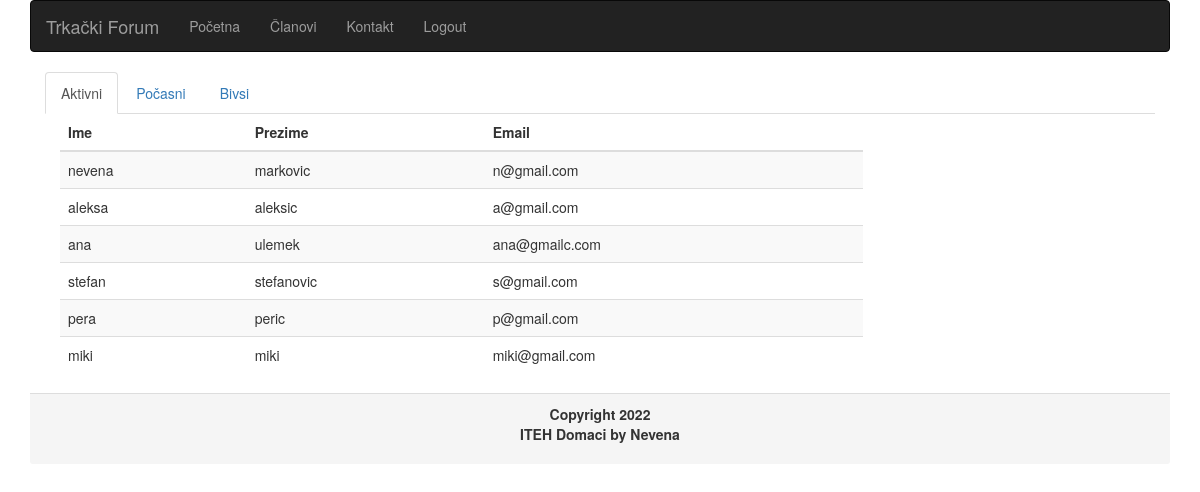
Screenshot of /clanovi.php with the database file from the repository.
### tables this page shows
CREATE TABLE `clanovi` (
  `id` int(11) NOT NULL AUTO_INCREMENT,
  `email` varchar(200) NOT NULL,
  `password` varchar(200) NOT NULL,
  `ime` varchar(200) NOT NULL,
  `prezime` varchar(200) NOT NULL,
  `idstatus` int(11) NOT NULL,
  PRIMARY KEY (`id`)
);

### includes/liste.php (called while the page is built)
<?php
	$navItems=array(
				array(
					"stranica"=>"home.php",
					"naziv"=>"Početna"
					),
				array(
					"stranica"=>"clanovi.php",
					"naziv"=>"Članovi"
					),
				array(
					"stranica"=>"kontakt.php",
					"naziv"=>"Kontakt"
					),
					array(
						"stranica"=>"logout.php",
						"naziv"=>"Logout"
						)
		);
 ?>

### clanovi.php (the view, shortened to what this page needs)
<?php
  include ('./includes/header.php');
 ?>
<div class="container-fluid">
<ul class="nav nav-tabs">
  <li class="active"><a data-toggle="tab" href="#home">Aktivni</a></li>
  <li><a data-toggle="tab" href="#menu1">Počasni</a></li>
  <li><a data-toggle="tab" href="#menu2">Bivsi</a></li>
</ul>
<div class="tab-content col-sm-9">
  <div id="home" class="tab-pane fade in active">
    <?php
        include ('./db/konekcija.php');
        $sql="SELECT email, ime, prezime FROM clanovi ORDER BY id ASC";
        if (!$q=$conn->query($sql)){
        echo "<p>Nastala je greska pri izvodenju upita</p>" . mysql_query();
        exit();
        }
        if ($q->num_rows==0){
        echo "Nema novosti";
        } else {
        ?>
				<table class="table-striped table">
				<thead>
					<tr>
						<th>Ime</th>
						<th>Prezime</th>
						<th>Email</th>
					</tr>
				</thead>
				<tbody>
        <?php
        while ($red=$q->fetch_object()){
          ?>
			<tr>
            <td><?php echo " $red->ime";?></td>
			<td><?php echo " $red->prezime ";?></td>
			<td><?php echo " $red->email ";?></td>
          </tr>
        <?php
                    }
					?>
					</tbody>
					</table>
					<?php
                  }
         ?>
  </div>
</div>
  </div>
<?php
	include ('./includes/footer.php');
 ?>

### includes/header.php (shortened to what this page needs)
<?php
  include ('liste.php');
 ?>
<!DOCTYPE html>
<html>
<head>
  <link rel="stylesheet" href="css/bootstrap.min.css">
</head>
<body >
<div class="container">
<nav class="navbar navbar-inverse navbar-justified">
  <div class="container-fluid">
    <div class="navbar-header">
      <a class="navbar-brand" href="home.php">Trkački Forum</a>
    </div>
    <div class="collapse navbar-collapse" id="myNavbar">
       <?php
          include('nav.php');
         ?>
    </div>
  </div>
</nav>
</div>
<div class="container">

### includes/nav.php
<ul class="nav navbar-nav">
<?php
include('liste.php');
          foreach ($navItems as $item) {
            echo "<li> <a href= \" $item[stranica] \" >  $item[naziv]  </a> </li>";
          }
	?>
</ul>

### includes/footer.php
<?php
	$myName="Nevena";
	$datum=date('Y');
	$copyright="Copyright $datum";
 ?>
</div>
<div class="container">
<div class="panel-footer" >
	<div >
	  			<p style="text-align:center;  font-weight: bold;">
	  				<?php
	  				echo "$copyright <br> ITEH Domaci by $myName";
	  			 		?>
	  			 </p>
	</div>
</div>
</div>
</body>
</html>

### rows the page displays
clanovi: ime "nevena", prezime "markovic", email "n@gmail.com"
clanovi: ime "aleksa", prezime "aleksic", email "a@gmail.com"
clanovi: ime "ana", prezime "ulemek", email "ana@gmailc.com"
clanovi: ime "stefan", prezime "stefanovic", email "s@gmail.com"
clanovi: ime "pera", prezime "peric", email "p@gmail.com"
clanovi: ime "miki", prezime "miki", email "miki@gmail.com"

### other values shown
$item[naziv] "Početna"
$item[naziv] "Članovi"
$item[naziv] "Kontakt"
$item[naziv] "Logout"
$myName "Nevena"
